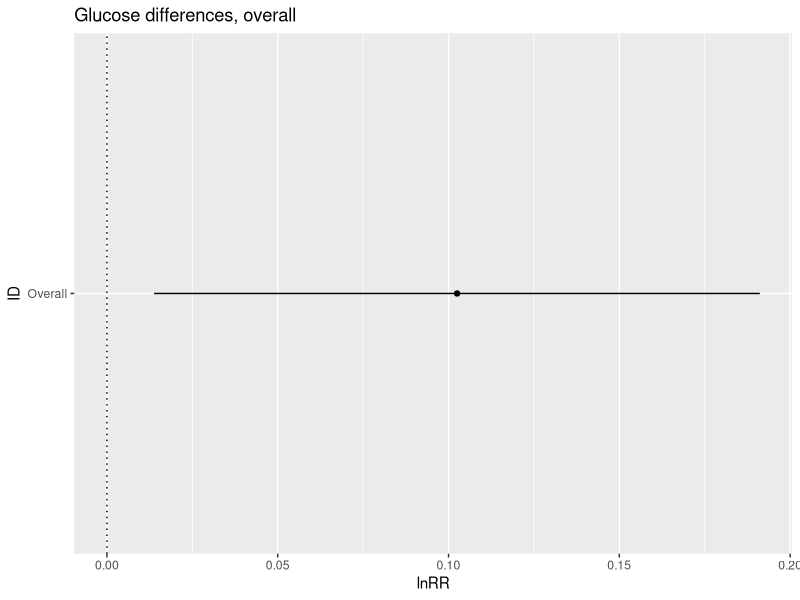
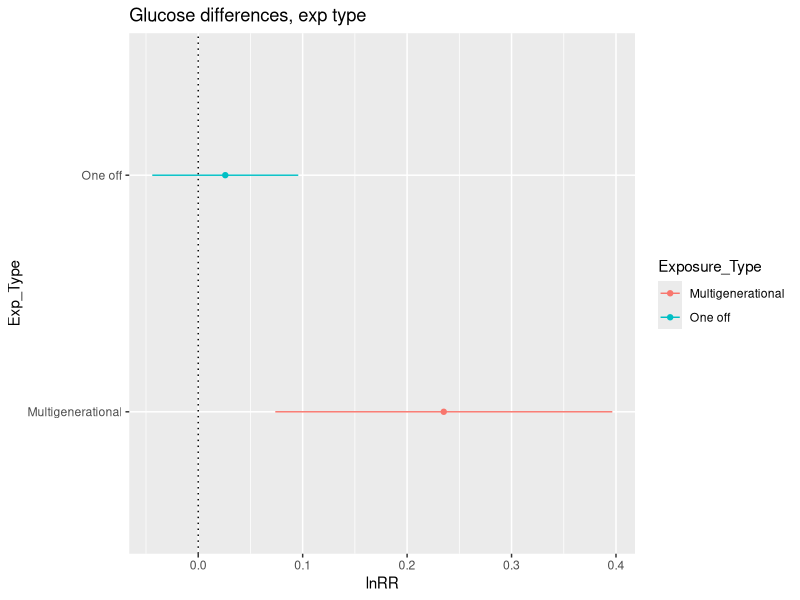
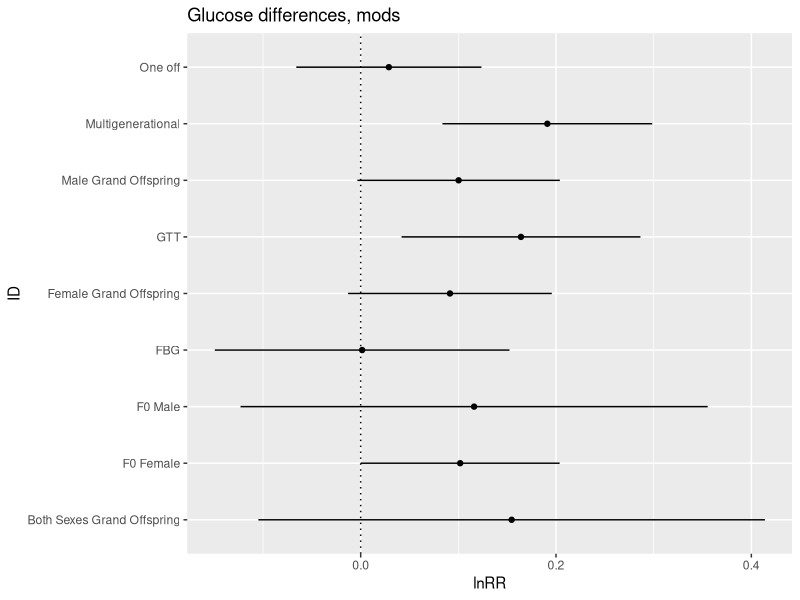
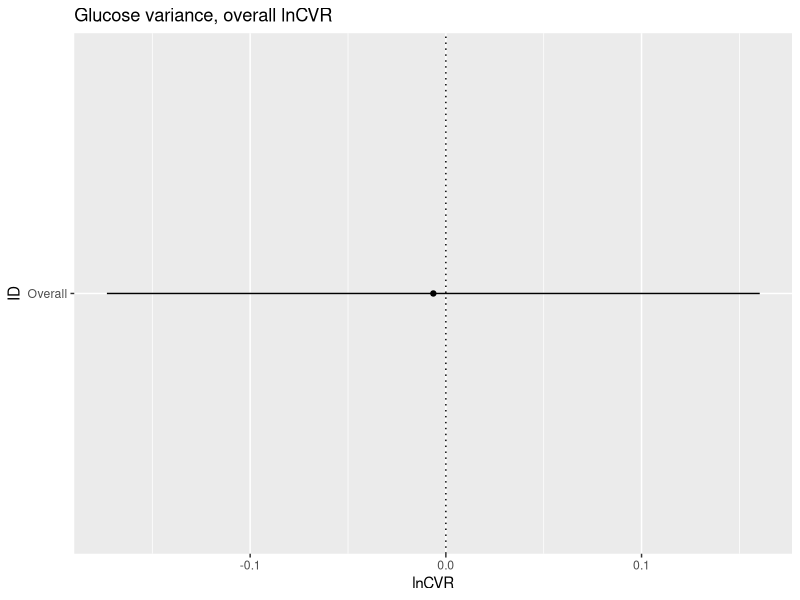
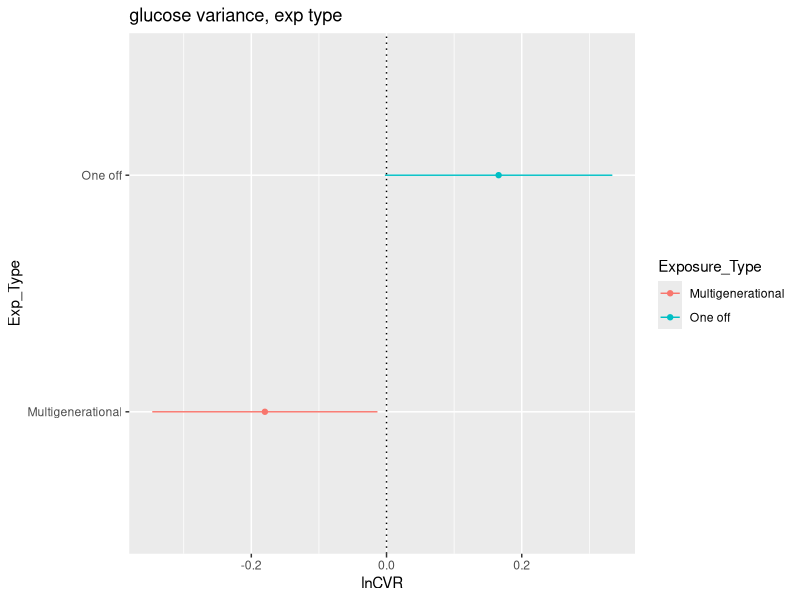
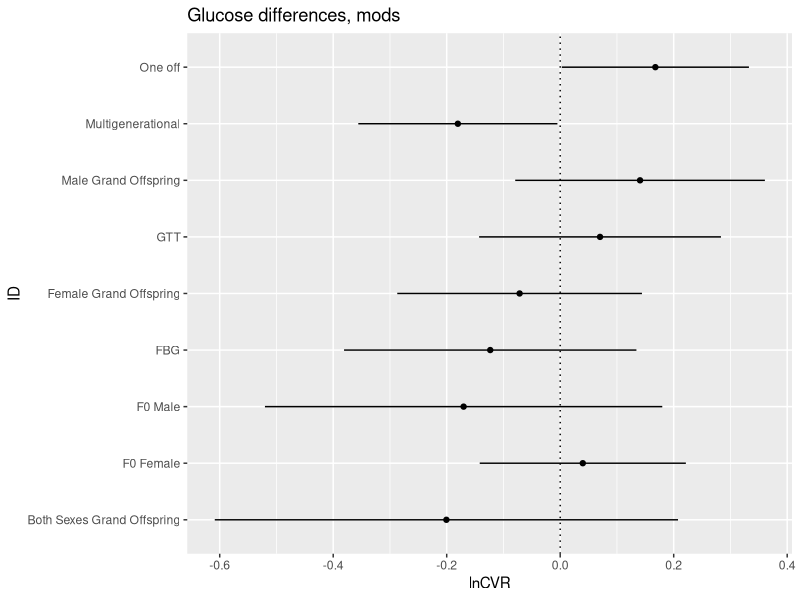

Generate these figures, in order, with R:
## ---- chunk 1
library(tidyverse)
library(openxlsx)  
library(knitr)
library(metafor)
library(ggplot2)
library(readxl)
## ---- chunk 2
Glucose_lnRR <- read.csv("../data/Glucose_lnRR.csv")

ALL_TRAITS <- read.xlsx("../data/ALL_TRAITS.xlsx") 

 
## ---- chunk 3

#Subetting

Glucose_MG <- subset(Glucose_lnRR, Glucose_lnRR$Exposure_Type == "Multigenerational")

Glucose_OF <- subset(Glucose_lnRR, Glucose_lnRR$Exposure_Type == "One off")
## ---- chunk 4

#Overall analysis, not split

Glucose_overall_lnRR <- rma.mv(yi, vi, random = list(~1|Paper_ID,~1|Cohort_ID), data=Glucose_lnRR, method = 'REML')

summary(Glucose_overall_lnRR)

#Tibble of overall results

Glucose_overall_lnRR <- tibble(
  ID = "Overall", 
  lnRR = 0.1025,
  ci.lb = 0.0138,
  ci.ub = 0.1911
)
## ---- chunk 5

plot_Glucose_overall <- ggplot(Glucose_overall_lnRR, aes(x=ID, y=lnRR)) + 
  geom_errorbar(aes(ymin=ci.lb, ymax=ci.ub), width = 0, position = position_dodge(0.3)) +
  geom_point(aes(x = ID, y = lnRR), position = position_dodge(0.3))+
  geom_hline(yintercept = 0, lty = "dotted") +
  labs(title ="Glucose differences, overall", x = "ID", y = "lnRR") +
  coord_flip()
plot_Glucose_overall
## ---- chunk 6

#MG then OF

Glucose_overall_MG <- rma.mv(yi, vi, random = list(~1|Paper_ID,~1|Cohort_ID), data=Glucose_MG, method = 'REML')

summary(Glucose_overall_MG)

Glucose_overall_OF <- rma.mv(yi, vi, random = list(~1|Paper_ID,~1|Cohort_ID), data=Glucose_OF, method = 'REML')

summary(Glucose_overall_OF)


#Tibble of results

Glucose_Exp_lnRR <- tibble(
  Exposure_Type = c("Multigenerational", "One off"),
  lnRR = c(0.2351, 0.0259),
  ci.lb = c(0.0738, -0.0440),
  ci.ub = c(0.3965, 0.0958)
)

Glucose_Exp_lnRR



#Plotting when split by exp type

plot_glucose_exp_type <- ggplot(Glucose_Exp_lnRR, aes(x=Exposure_Type, y=lnRR, colour = Exposure_Type)) + 
  geom_errorbar(aes(ymin=ci.lb, ymax=ci.ub), width = 0, position = position_dodge(0.3)) +
  geom_point(aes(x = Exposure_Type, y = lnRR), position = position_dodge(0.3))+
  geom_hline(yintercept = 0, lty = "dotted") +
  labs(title ="Glucose differences, exp type", x = "Exp_Type", y = "lnRR") +
  coord_flip()
plot_glucose_exp_type
## ---- chunk 7
#Adding moderators
Glucose_Exp_Type <- rma.mv(yi, vi, mods = ~Exposure_Type-1, random = list(~1|Paper_ID,~1|Cohort_ID), data=Glucose_lnRR, method = 'REML')

summary(Glucose_Exp_Type)

Glucose_F0 <- rma.mv(yi, vi, mods = ~F0_Parent_Exposed-1, random = list(~1|Paper_ID,~1|Cohort_ID), data=Glucose_lnRR, method = 'REML')

summary(Glucose_F0)

Glucose_Sex <- rma.mv(yi, vi, mods = ~Sex-1, random = list(~1|Paper_ID,~1|Cohort_ID), data=Glucose_lnRR, method = 'REML')

summary(Glucose_Sex)

Glucose_Test_Type <- rma.mv(yi, vi, mods = ~Trait_Info-1, random = list(~1|Paper_ID,~1|Cohort_ID), data=Glucose_lnRR, method = 'REML')

Glucose_Test_Type

#Tibble of results

Glucose_Mods_lnRR <- tibble(
  ID = c("Multigenerational", "One off", "F0 Female", "F0 Male", "Both Sexes Grand Offspring", "Female Grand Offspring", "Male Grand Offspring", "FBG", "GTT"),
  lnRR = c(Glucose_Exp_Type$b[1],Glucose_Exp_Type$b[2],Glucose_F0$b[1],Glucose_F0$b[2],Glucose_Sex$b[1],Glucose_Sex$b[2],Glucose_Sex$b[3],Glucose_Test_Type$b[1],Glucose_Test_Type$b[2]),
  ci.lb = c(Glucose_Exp_Type$ci.lb[1],Glucose_Exp_Type$ci.lb[2],Glucose_F0$ci.lb[1],Glucose_F0$ci.lb[2],Glucose_Sex$ci.lb[1],Glucose_Sex$ci.lb[2],Glucose_Sex$ci.lb[3],Glucose_Test_Type$ci.lb[1],Glucose_Test_Type$ci.lb[2]),
  ci.ub = c(Glucose_Exp_Type$ci.ub[1],Glucose_Exp_Type$ci.ub[2],Glucose_F0$ci.ub[1],Glucose_F0$ci.ub[2],Glucose_Sex$ci.ub[1],Glucose_Sex$ci.ub[2],Glucose_Sex$ci.ub[3],Glucose_Test_Type$ci.ub[1],Glucose_Test_Type$ci.ub[2])
)

plot_glucose_mods <- ggplot(Glucose_Mods_lnRR, aes(x=ID, y=lnRR)) + 
  geom_errorbar(aes(ymin=ci.lb, ymax=ci.ub), width = 0, position = position_dodge(0.3)) +
  geom_point(aes(x = ID, y = lnRR), position = position_dodge(0.3))+
  geom_hline(yintercept = 0, lty = "dotted") +
  labs(title ="Glucose differences, mods", x = "ID", y = "lnRR") +
  coord_flip()
plot_glucose_mods

## ---- chunk 8

Effect_Size_All_Traits_lnCVR <- escalc(measure="CVR", m1i=Mean_Treatment, sd1i=SD_Treatment, n1i=Sample_Size_n_Treatment, m2i=Mean_Control, sd2i=SD_Control, n2i=Sample_Size_n_Control, data=ALL_TRAITS)

#Converting into factors

Effect_Size_All_Traits_lnCVR$Trait <- factor(Effect_Size_All_Traits_lnCVR$Trait)
Effect_Size_All_Traits_lnCVR$Exposure_Type <- factor(Effect_Size_All_Traits_lnCVR$Exposure_Type)
Effect_Size_All_Traits_lnCVR$Sex <- factor(Effect_Size_All_Traits_lnCVR$Sex)
Effect_Size_All_Traits_lnCVR$Generation <- factor(Effect_Size_All_Traits_lnCVR$Generation)
Effect_Size_All_Traits_lnCVR$Cohort_ID <- factor(Effect_Size_All_Traits_lnCVR$Cohort_ID)
Effect_Size_All_Traits_lnCVR$Paper_ID <- factor(Effect_Size_All_Traits_lnCVR$Paper_ID)
Effect_Size_All_Traits_lnCVR$Rodent_type <- factor(Effect_Size_All_Traits_lnCVR$Rodent_type)
Effect_Size_All_Traits_lnCVR$F2_Diet_at_measurement <- factor(Effect_Size_All_Traits_lnCVR$F2_Diet_at_measurement)
Effect_Size_All_Traits_lnCVR$Strain <- factor(Effect_Size_All_Traits_lnCVR$Strain)
Effect_Size_All_Traits_lnCVR$F0_Parent_Exposed <- factor(Effect_Size_All_Traits_lnCVR$F0_Parent_Exposed)

#Subset Glucose Data
Glucose_lnCVR <- subset(Effect_Size_All_Traits_lnCVR, Effect_Size_All_Traits_lnCVR$Trait == "Glucose")



#Errors with spaces and converting back to factor
Glucose_lnCVR$Sex <- gsub("Both ", "Both", Glucose_lnCVR$Sex) 
Glucose_lnCVR$Sex <- as.factor(Glucose_lnCVR$Sex)



#Subetting into MG and OF



Glucose_lnCVR_MG <- subset(Glucose_lnCVR, Glucose_lnCVR$Exposure_Type == "Multigenerational")

Glucose_lnCVR_OF <- subset(Glucose_lnCVR, Glucose_lnCVR$Exposure_Type == "One off")

## ---- chunk 9
#ALL OF and MG

Glucose_lnCVR_0mods <- rma.mv(yi, vi, random = list(~1|Paper_ID,~1|Cohort_ID), data=Glucose_lnCVR, method = 'REML')

summary(Glucose_lnCVR_0mods)

#Tibble of overall results

Glucose_overall_lnCVR <- tibble(
  ID = "Overall", 
  lnCVR = -0.0064,
  ci.lb = -0.1732,
  ci.ub = 0.1604
)

plot_glucose_overall_lnCVR <- ggplot(Glucose_overall_lnCVR, aes(x=ID, y=lnCVR)) + 
  geom_errorbar(aes(ymin=ci.lb, ymax=ci.ub), width = 0, position = position_dodge(0.3)) +
  geom_point(aes(x = ID, y = lnCVR), position = position_dodge(0.3))+
  geom_hline(yintercept = 0, lty = "dotted") +
  labs(title ="Glucose variance, overall lnCVR", x = "ID", y = "lnCVR") +
  coord_flip()
plot_glucose_overall_lnCVR

## ---- chunk 10

# Modelling all traits with no mods MG (lnCVR)
Glucose_lnCVR_0mods_MG <- rma.mv(yi, vi, random = list(~1|Paper_ID,~1|Cohort_ID), data=Glucose_lnCVR_MG, method = 'REML')


summary(Glucose_lnCVR_0mods_MG)

# Modelling all traits with no mods OF (lnCVR)
Glucose_lnCVR_0mods_OF <- rma.mv(yi, vi, random = list(~1|Paper_ID,~1|Cohort_ID), data=Glucose_lnCVR_OF, method = 'REML')

summary(Glucose_lnCVR_0mods_OF)

#Tibble of results

Glucose_Exp_lnCVR <- tibble(
  Exposure_Type = c("Multigenerational", "One off"),
  lnCVR = c(-0.1799,0.1658 ),
  ci.lb = c(-0.3465,-0.0024 ),
  ci.ub = c(-0.0134,0.3340 )
)

Glucose_Exp_lnCVR



#Plotting when split by exp type

plot_glucose_exp_type_lnCVR <- ggplot(Glucose_Exp_lnCVR, aes(x=Exposure_Type, y=lnCVR, colour = Exposure_Type)) + 
  geom_errorbar(aes(ymin=ci.lb, ymax=ci.ub), width = 0, position = position_dodge(0.3)) +
  geom_point(aes(x = Exposure_Type, y = lnCVR), position = position_dodge(0.3))+
  geom_hline(yintercept = 0, lty = "dotted") +
  labs(title ="glucose variance, exp type", x = "Exp_Type", y = "lnCVR") +
  coord_flip()
plot_glucose_exp_type_lnCVR


## ---- chunk 11
#Adding moderators
Glucose_Exp_lnCVR <- rma.mv(yi, vi, mods = ~Exposure_Type-1, random = list(~1|Paper_ID,~1|Cohort_ID), data=Glucose_lnCVR, method = 'REML')

summary(Glucose_Exp_lnCVR)

Glucose_F0_lnCVR <- rma.mv(yi, vi, mods = ~F0_Parent_Exposed-1, random = list(~1|Paper_ID,~1|Cohort_ID), data=Glucose_lnCVR, method = 'REML')

summary(Glucose_F0_lnCVR)

Glucose_Sex_lnCVR <- rma.mv(yi, vi, mods = ~Sex-1, random = list(~1|Paper_ID,~1|Cohort_ID), data=Glucose_lnCVR, method = 'REML')

summary(Glucose_Sex_lnCVR)

Glucose_Test_Type_lnCVR <- rma.mv(yi, vi, mods = ~Trait_Info-1, random = list(~1|Paper_ID,~1|Cohort_ID), data=Glucose_lnCVR, method = 'REML')

Glucose_Test_Type_lnCVR

#Tibble of results

Glucose_Mods_lnCVR <- tibble(
  ID = c("Multigenerational", "One off", "F0 Female", "F0 Male", "Both Sexes Grand Offspring", "Female Grand Offspring", "Male Grand Offspring", "FBG", "GTT"),
  lnCVR = c(Glucose_Exp_lnCVR$b[1],Glucose_Exp_lnCVR$b[2],Glucose_F0_lnCVR$b[1],Glucose_F0_lnCVR$b[2],Glucose_Sex_lnCVR$b[1],Glucose_Sex_lnCVR$b[2],Glucose_Sex_lnCVR$b[3],Glucose_Test_Type_lnCVR$b[1],Glucose_Test_Type_lnCVR$b[2]),
  ci.lb = c(Glucose_Exp_lnCVR$ci.lb[1],Glucose_Exp_lnCVR$ci.lb[2],Glucose_F0_lnCVR$ci.lb[1],Glucose_F0_lnCVR$ci.lb[2],Glucose_Sex_lnCVR$ci.lb[1],Glucose_Sex_lnCVR$ci.lb[2],Glucose_Sex_lnCVR$ci.lb[3],Glucose_Test_Type_lnCVR$ci.lb[1],Glucose_Test_Type_lnCVR$ci.lb[2]),
  ci.ub = c(Glucose_Exp_lnCVR$ci.ub[1],Glucose_Exp_lnCVR$ci.ub[2],Glucose_F0_lnCVR$ci.ub[1],Glucose_F0_lnCVR$ci.ub[2],Glucose_Sex_lnCVR$ci.ub[1],Glucose_Sex_lnCVR$ci.ub[2],Glucose_Sex_lnCVR$ci.ub[3],Glucose_Test_Type_lnCVR$ci.ub[1],Glucose_Test_Type_lnCVR$ci.ub[2])
)

plot_glucose_mods_lnCVR <- ggplot(Glucose_Mods_lnCVR, aes(x=ID, y=lnCVR)) + 
  geom_errorbar(aes(ymin=ci.lb, ymax=ci.ub), width = 0, position = position_dodge(0.3)) +
  geom_point(aes(x = ID, y = lnCVR), position = position_dodge(0.3))+
  geom_hline(yintercept = 0, lty = "dotted") +
  labs(title ="Glucose differences, mods", x = "ID", y = "lnCVR") +
  coord_flip()
plot_glucose_mods_lnCVR
